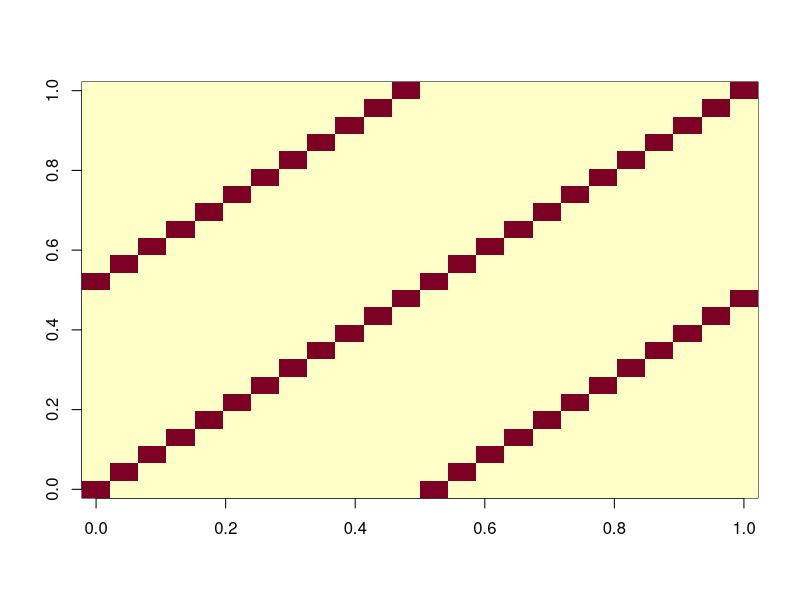
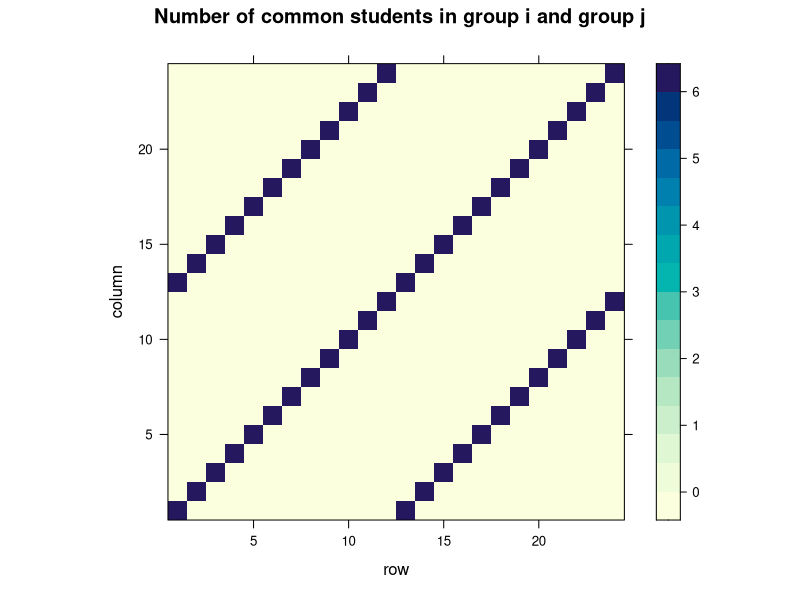
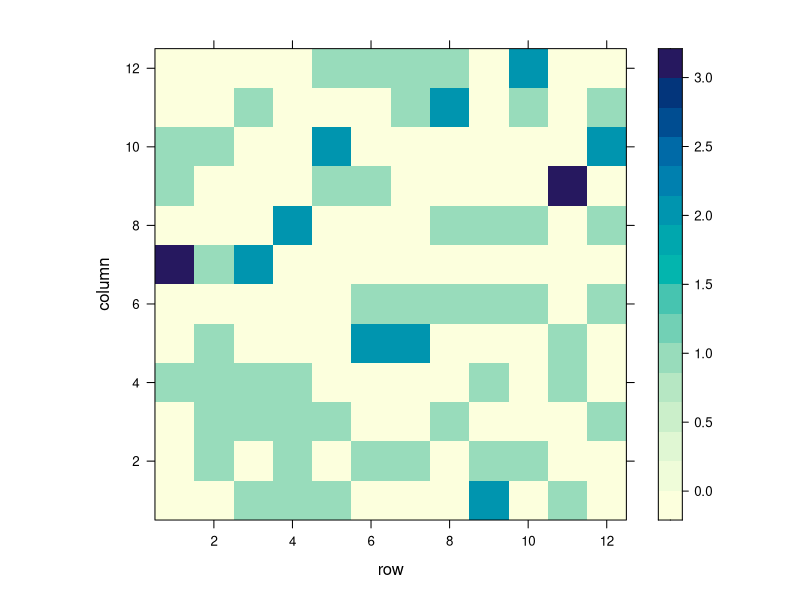
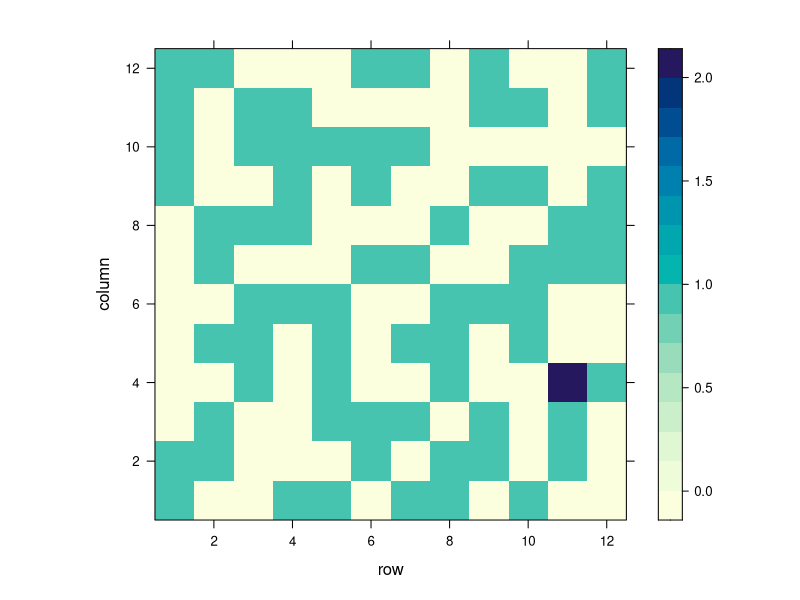
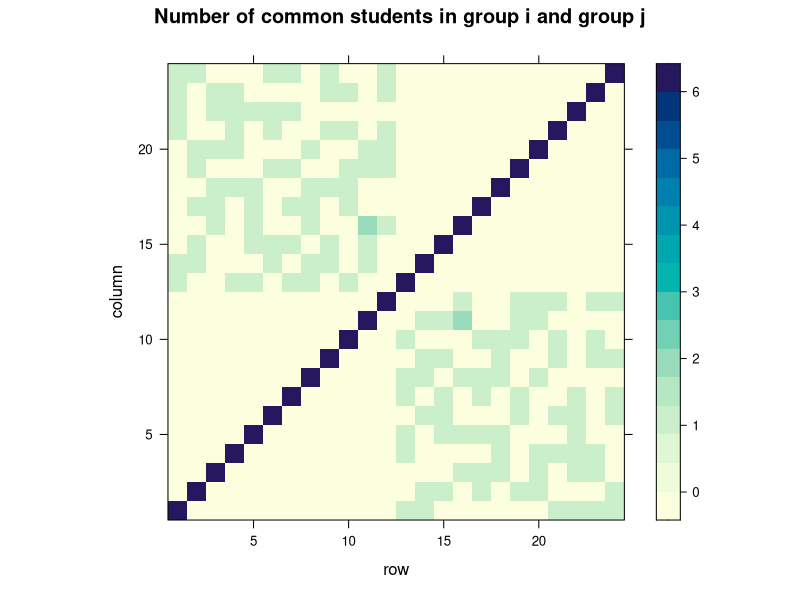

R code for these plots, in order:

ALL <-
    c(BG = "BSDBG2501 BSDBG2502 BSDBG2503 BSDBG2504 BSDBG2505 BSDBG2506 BSDBG2507 BSDBG2508 BSDBG2509 BSDBG2510 BSDBG2511 BSDBG2512 BSDBG2513 BSDBG2514 BSDBG2515 BSDBG2516 BSDBG2517 BSDBG2519 BSDBG2520 BSDBG2522 BSDBG2523 BSDBG2524 BSDDH2513 BSDDH2425",
      DH = "BSDDH2501 BSDDH2502 BSDDH2503 BSDDH2504 BSDDH2505 BSDDH2506 BSDDH2507 BSDDH2508 BSDDH2509 BSDDH2510 BSDDH2511 BSDDH2512 BSDDH2515 BSDDH2516 BSDDH2517 BSDDH2518 BSDDH2519 BSDDH2520 BSDDH2521 BSDDH2522 BSDDH2523 BSDBG2521 BSDDH2411 BSDDH2421",
      CC = "BSDCC2501 BSDCC2502 BSDCC2503 BSDCC2504 BSDCC2505 BSDCC2506 BSDCC2507 BSDCC2508 BSDCC2509 BSDCC2510 BSDCC2511 BSDCC2512 BSDCC2513 BSDCC2514 BSDCC2515 BSDCC2516 BSDCC2517 BSDCC2518 BSDCC2519 BSDCC2520 BSDCC2521 BSDCC2522 BSDCC2523") |> strsplit(split = " ")

sapply(ALL, length)

(with(ALL, cbind(BG, DH, c(CC, NA))) |> t() |> as.vector())

## randomize the order within location

set.seed(20260220)

(ROLLNUM <- with(ALL, cbind(sample(BG), sample(DH), c(sample(CC), NA))) |> t() |> as.vector())

length(ROLLNUM)

## Now easy to make 12 groups of 6 each (with one group actually of 5)

(II <- diag(12))

(G1 <- II[rep(1:12, each = 6), ])



## This is a reasonable assignment for everyone's first group. In
## principle, we can repeat exactly the same group for the second set
## of groups:

G <- cbind(G1, G1)

rowSums(G) # each student (row) is in two groups
colSums(G) # each group (column) has 6 students

## But this is not "good" because groups are heavily "correlated" -
## group 1 and group 13 are exactly the same.

## This can quantified using pairwise sum-of-products of G:

t(G) %*% G

image(crossprod(G))

lattice::levelplot(crossprod(G), main = "Number of common students in group i and group j")

## Ideally we would want the off-diagonal entries to be as small as possible.

## This is basically an optimization problem. We can try to do this
## systematically, but instead we will do a random search.

permute_rows <- function(X) {
    i <- sample(seq(1, nrow(X)))
    X[i, ]
}

t(G1) %*% G1 # not desirable

t(G1) %*% permute_rows(G1)
lattice::levelplot(t(G1) %*% permute_rows(G1))


max(t(G1) %*% permute_rows(G1)) # Want this to be as small as possible


replicate(100, max(t(G1) %*% permute_rows(G1)))

replicate(10000, max(t(G1) %*% permute_rows(G1))) |> table()

## So max = 1 seems difficult but max = 2 is easy. What else could we
## want to optimize?

count_ones <- function(X) {
    if (max(X) == 2) sum(X == 1) else 0
}

replicate(10000, count_ones(t(G1) %*% permute_rows(G1))) |> table()

## search by simulating and keep track of best

set.seed(20260220)

best_G2 <- G1
best_count <- 0

for (i in 1:50000) {
    G2 <- permute_rows(G1)
    X <- t(G1) %*% G2
    if (max(X) < 3) {
        m <- count_ones(X)
        if (m > best_count) {
            best_count <- m
            best_G2 <- G2
        }
    }
}

lattice::levelplot(t(G1) %*% best_G2)

## make sure all conditions are satisfied

G <- cbind(G1, best_G2)

rowSums(G) # each student (row) is in two groups
colSums(G) # each group (column) has 6 students
lattice::levelplot(crossprod(G), main = "Number of common students in group i and group j")


## Final groups (each column of G is a group)

for (j in seq(1, ncol(G))) {
    cat("- **Group ", j, "** : ", sep = "")
    cat(ROLLNUM[G[, j] == 1], sep = ", ")
    cat("\n\n")
}



